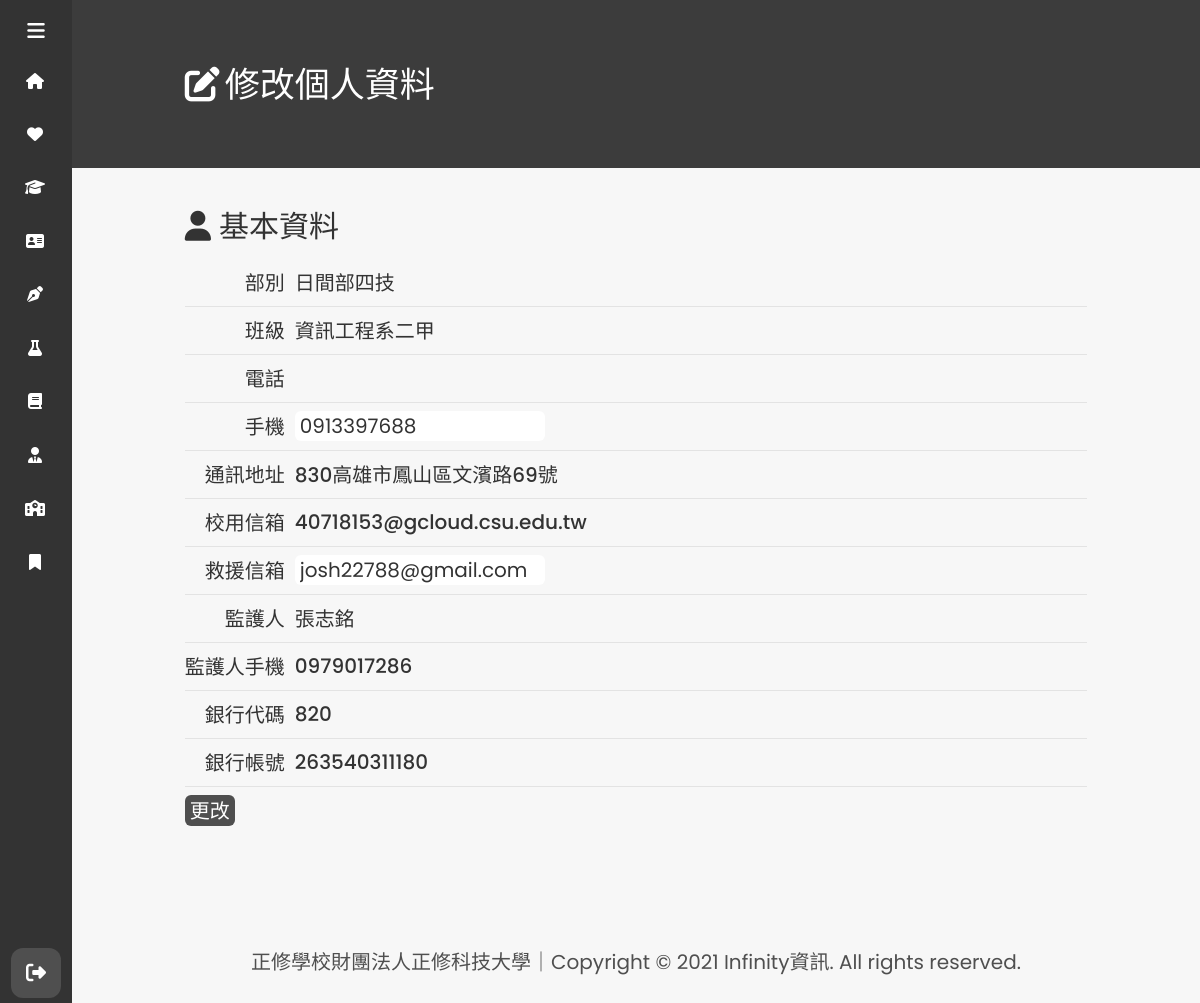
/modify.php (signed in), run on the app's committed database.
### tables this page shows
CREATE TABLE `students` (
  `id` int(11) NOT NULL,
  `name` varchar(10) NOT NULL,
  `gender` varchar(5) NOT NULL,
  `identity` varchar(10) NOT NULL,
  `department1` varchar(10) NOT NULL,
  `department2` varchar(15) NOT NULL,
  `grade` varchar(2) NOT NULL,
  `class` varchar(2) NOT NULL,
  `phone` varchar(10) DEFAULT NULL,
  `mobile` varchar(15) NOT NULL,
  `postal` int(11) NOT NULL,
  `address` varchar(50) NOT NULL,
  `email_s` varchar(30) NOT NULL,
  `email_p` varchar(30) DEFAULT NULL,
  `bank_id` int(11) DEFAULT NULL,
  `bank_account` varchar(20) DEFAULT NULL,
  `guardian` varchar(10) NOT NULL,
  `g_mobile` varchar(15) NOT NULL,
  `head` varchar(20) NOT NULL
);

### dbtools.inc.php (called while the page is built, shortened)
<?php
    function execute_sql($link, $database, $sql) {
        mysqli_select_db($link, $database) or die("開啟資料庫失敗：".mysqli_error($link));
        $result = mysqli_query($link, $sql);
        return $result;
    }
?>

### modify.php (the view, shortened to what this page needs)
<?php
  require_once("dbtools.inc.php");
?>
<!DOCTYPE html>
<html lang="zh-tw">
  <head>
    <link rel="stylesheet" href="assets/css/st_profile.css">
  </head>
  <body>
    <?php include_once "sidebar.php"; ?>
    <div class="home_content">
      <header>
        <i class="fas fa-edit"></i>修改個人資料
      </header>
      <?php
        require_once("dbtools.inc.php");
        $id = $_COOKIE["user"];
        $link = create_connection();
        $sql = "SELECT * FROM `students` WHERE `id` = '{$id}'";
        $result = execute_sql($link, "csu_portal", $sql);
        while ($row = mysqli_fetch_assoc($result)) {
          $department1 = $row["department1"];
          $department2 = $row["department2"];
          $grade = $row["grade"];
          $class = $row["class"];
          $mobile = $row["mobile"];
          $postal = $row["postal"];
          $address = $row["address"];
          $email_s = $row["email_s"];
          $email_p = $row["email_p"];
          $bank_id = $row["bank_id"];
          $bank_account = $row["bank_account"];
          $guardian = $row["guardian"];
          $g_mobile = $row["g_mobile"];
        }
      ?>
      <div class="text">
        <div class="table_title"><i class="fas fa-user"></i>基本資料</div>
        <section class="form">
          <form class="" action="<?php echo htmlspecialchars($_SERVER["PHP_SELF"]);?>" method="post">
            <div class="field">
              <div class="item">部別</div>
              <div class="content"><?php echo $department1 ?></div>
            </div>
            <div class="field">
              <div class="item">班級</div>
              <div class="content"><?php echo $department2.$grade.$class ?></div>
            </div>
            <div class="field">
              <div class="item">電話</div>
            </div>
            <div class="field">
              <div class="item">手機</div>
              <div class="content"><input class="mobile" type="text" name="mobile" value="<?php echo $mobile ?>" inputmode="numeric"></div>
            </div>
            <div class="field">
              <div class="item">通訊地址</div>
              <div class="content"><?php echo $postal.$address ?></div>
            </div>
            <div class="field">
              <div class="item">校用信箱</div>
              <div class="content"><?php echo $email_s ?></div>
            </div>
            <div class="field">
              <div class="item">救援信箱</div>
              <div class="content"><input class="email" type="email" name="email" value="<?php echo $email_p ?>" style="ime-mode: disabled"></div>
            </div>
            <div class="field">
              <div class="item">監護人</div>
              <div class="content"><?php echo $guardian ?></div>
            </div>
            <div class="field">
              <div class="item">監護人手機</div>
              <div class="content"><?php echo $g_mobile ?></div>
            </div>
            <div class="field">
              <div class="item">銀行代碼</div>
              <div class="content"><?php echo $bank_id ?></div>
            </div>
            <div class="field">
              <div class="item">銀行帳號</div>
              <div class="content"><?php echo $bank_account ?></div>
            </div>
            <div class="field button">
              <input type="submit" name="submit" value="更改">
            </div>
          </form>
        </section>
      </div>
    </div>
  </body>
</html>

### assets/css/main.css (style rules this page uses)
* { margin: 0; padding: 0; box-sizing: border-box; font-family: 'Poppins', sans-serif, 'Noto Sans TC'; }
body { position: relative; min-height: 100vh; width: 100%; overflow: hidden; background: #f7f7f7; }
.home_content { z-index: 1; position: absolute; height: 100vh; width: calc(100% - 72px); max-width: calc(100% - 72px); left: 72px; transition: all 0.5s ease; overflow: auto; }
header { position: relative; color: #fff; font-size: 35px; padding-top: 5%; padding-bottom: 5%; padding-left: 10%; padding-right: 10%; background: #3C3C3C; width: 100%; }
header i { margin-right: 5px; }
.home_content .text { font-size: 25px; font-weight: 500; color: #333; margin-top: 3%; margin-bottom: 5%; margin-left: 10%; padding-right: 10%; transition: all 0.5s ease; }
.home_content .text .table_title { padding-top: 3%; padding-bottom: 1%; font-size: 30px; }
.home_content .text .table_title:nth-child(1) { padding-top: 0; }
.home_content .text .table_title i { padding-right: 8px; }

### assets/css/footer.css (style rules this page uses)
.footer { bottom: 0; width: 100%; text-align: center; vertical-align: middle; height: 60px; font-size: 20px; color: #4F4F4F; padding: 5%; }
.footer a { color: #4F4F4F; text-decoration: none; outline: none; }

### assets/css/st_profile.css (style rules this page uses)
.field { width: 100%; position: relative; border-bottom: 1px #E3E3E3 solid; padding-bottom: 8px; padding-top: 8px; font-size: 20px; display: inline-flex; overflow: hidden; }
.field:nth-last-child(1) { border-bottom: none; }
.field .item { margin-right: 0.5em; display: inline-block; text-align: right; min-width: 5em; }
.field .content { display: inline-block; position: absolute; margin-left: 5.5em; white-space: nowrap; }
form input { outline: none; border: 0; border-radius: 6px; font-size: 20px; padding-left: 5px; padding-right: 5px; display: inline-block; }
.button input { text-align: center; background: #4F4F4F; color: #fff; padding-left: 5px; padding-right: 5px; cursor: pointer; font-size: 20px; }
form .mobile { outline: none; background: #fff; color: #333; padding-left: 5px; padding-right: 5px; padding-bottom: 0; cursor: pointer; font-size: 20px; max-width: 250px; }
form .email { outline: none; background: #fff; color: #333; padding-left: 5px; padding-right: 5px; cursor: pointer; font-size: 20px; max-width: 250px; }

### data on the page
students: department1 "日間部四技", department2 "資訊工程系", grade "二", class "甲", mobile "0913397688", postal "830", address "高雄市鳳山區文濱路69號", email_s "40718153@gcloud.csu.edu.tw", email "josh22788@gmail.com", guardian "張志銘", g_mobile "0979017286", bank "820", bank_account "263540311180"
